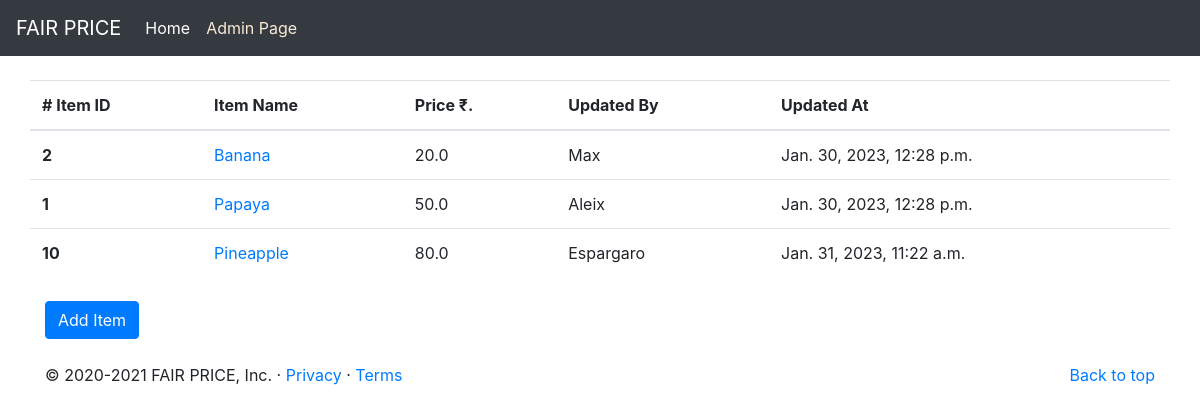
The app's page /markets/items/1 with its own data.
### markets/models.py (models this page shows, shortened)
class Items(models.Model):
    item_name = models.CharField(max_length=200)
    price = models.FloatField()
    updated_at = models.DateTimeField()
    updated_by = models.CharField(max_length=200)
    category = models.ForeignKey(Categories, on_delete=models.CASCADE)
    class Meta:
        db_table = 'items'

### markets/views.py (the view)
# urls.py: path('items/<int:category_id>', views.items, name='items'),
def items(request, category_id):
    items = Items.objects.filter(category_id=category_id).order_by('price')
    return render(request, 'markets/items.html', {"items": items, "category_id": category_id})

### templates/markets/items.html
{% extends 'base.html' %}
{% block content %}
<div class="row mb-2">
    {% if items %}
    <table class="table">
        <thead>
            <tr>
                <th scope="col"># Item ID</th>
                <th scope="col">Item Name</th>
                <th scope="col">Price ₹.</th>
                <th scope="col">Updated By</th>
                <th scope="col">Updated At</th>
            </tr>
        </thead>
        <tbody>
            {% for i in items %}
            <tr>
                <th scope="row">{{ i.id }}</th>
                <td><a href="{% url 'markets:getItem' i.id %}">{{ i.item_name }}</a></td>
                <td>{{ i.price }}</td>
                <td>{{ i.updated_by }}</td>
                <td>{{ i.updated_at }}</td>
            </tr>
            {% endfor %}
        </tbody>
    </table>
    {% else %}
    <p>No items available for this category!</p>
    {% endif %}
    <br>
</div>
<a href="/markets/add-item/{{ category_id }}" class="btn btn-primary">Add Item</a>
{% endblock %}

### records on screen
Items: id "2", item_name "Banana", price "20.0", updated_by "Max", updated_at "Jan. 30, 2023, 12:28 p.m."
Items: id "1", item_name "Papaya", price "50.0", updated_by "Aleix", updated_at "Jan. 30, 2023, 12:28 p.m."
Items: id "10", item_name "Pineapple", price "80.0", updated_by "Espargaro", updated_at "Jan. 31, 2023, 11:22 a.m."
